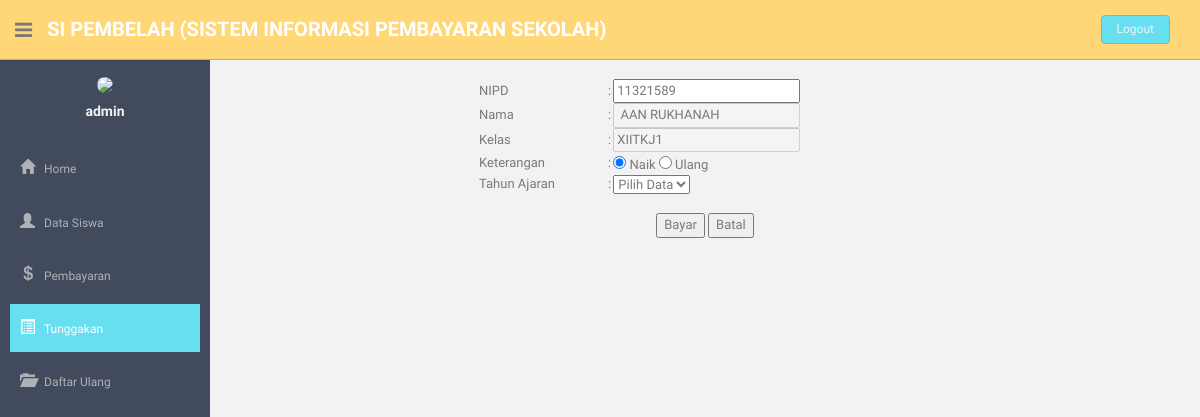
/admin/daftarulang.php?kode=11321589 (signed in), run on the app's committed database.
### tables this page shows
CREATE TABLE `peserta_didik_kelas` (
  `NIPD` char(8) NOT NULL,
  `rombel_id` char(7) NOT NULL,
  `tahun_ajaran_id` char(4) NOT NULL
);

CREATE TABLE `peserta_didik` (
  `NIPD` char(8) NOT NULL,
  `NISN` char(10) NOT NULL,
  `pd_nama` varchar(35) NOT NULL,
  `pd_jenis_kelamin` enum('L','P') NOT NULL,
  `pd_tempat_lahir` varchar(35) NOT NULL,
  `pd_tanggal_lahir` date NOT NULL,
  `pd_agama` enum('Islam','Kristen','Hindu','Budha','Lainnya') NOT NULL,
  `pd_hp` char(15) NOT NULL,
  `pd_email` varchar(35) NOT NULL,
  `pd_telepon` char(10) NOT NULL,
  `pd_domisili` enum('0','1') NOT NULL,
  `status_keaktifan` enum('0','1') NOT NULL,
  `user_id` char(10) NOT NULL
);

### admin/daftarulang.php (the view, shortened to what this page needs)
<?php
  $user = $_SESSION['username'];
?>
<!DOCTYPE html>
<html lang="en">
  <head>
    <link href="aset/css/bootstrap.css" rel="stylesheet">
     <link href="aset/css/style.css" rel="stylesheet">
     <link href="aset/font-awesome/css/font-awesome.css" rel="stylesheet" />
  </head>
<body>
		<header class="header black-bg">
      <div class="sidebar-toggle-box">
          <div class="fa fa-bars tooltips" data-placement="right" data-original-title="Toggle Navigation"></div>
      </div>
    <a href="index.php" class="logo"><b>SI PEMBELAH (SISTEM INFORMASI PEMBAYARAN SEKOLAH)</b></a>
     <div class="top-menu">
      <ul class="nav pull-right top-menu">
            <li><a class="logout" href="login.php">Logout</a></li>
      </ul>
    </div>
     </header>
     <aside>
          <div id="sidebar"  class="nav-collapse ">
              <ul class="sidebar-menu" id="nav-accordion">
                  <p class="centered"><a href="profile.html"><img src="aset/img/rpl.png" class="img-circle" width="60"></a></p>
                  <h5 class="centered"><?php echo $user; ?></h5>
                  <li class="mt">
                      <a href="index.php">
                          <i class="glyphicon glyphicon-home"></i>
                          <span>Home</span>
                      </a>
                  </li>
                  <li class="sub-menu">
                      <a href="tampil_DataSiswa.php" >
                          <i class="glyphicon glyphicon-user"></i>
                          <span>Data Siswa</span>
                      </a>
                  </li>
                  <li class="sub-menu">
                      <a href="javascript:;" >
                          <i class="glyphicon glyphicon-usd"></i>
                          <span>Pembayaran</span>
                      </a>
                  </li>
                  <li class="sub-menu">
                      <a class="active" href="javascript:;" >
                          <i class="glyphicon glyphicon-list-alt"></i>
                          <span>Tunggakan</span>
                      </a>
                  </li>
                  <li class="sub-menu">
                      <a class="sub-menu" href="tampil_DaftarUlang.php" >
                          <i class="glyphicon glyphicon-folder-open"></i>
                          <span>Daftar Ulang</span>
                      </a>
                  </li>
              </ul>
          </div>
      </aside>
      <section id="main-content">
                  <section class="wrapper">
    <?php
        $NIPD = $_GET['kode'];
        $query = mysql_query ("select * from peserta_didik, peserta_didik_kelas where peserta_didik.NIPD=peserta_didik_kelas.NIPD AND peserta_didik.NIPD = '$NIPD'");
        $array = mysql_fetch_array($query);
      ?>
      <form action="proses_DaftarUlang1.php" method="POST">
              <table align="center" width="452"  border="0" align="center" cellpadding="5"  cellspacing="0">
                  <tr>
                      <td>NIPD</td>
                      <td>:</td>
                      <td><input type="text" name="NIPD" value="<?php echo $array ['NIPD']; ?>" readonly></td>
                  </tr>
                  <tr>
                      <td>Nama</td>
                      <td>:</td>
                      <td><input type="text" name="nama" value="<?php echo   $array['pd_nama']; ?>" disabled></td>
                  </tr>
                  <tr>
                      <td>Kelas</td>
                      <td>:</td>
                      <td><input type="text" name="kelas" value="<?php echo   $array['rombel_id']; ?>" disabled></td>
                  </tr>
                  <tr>
                      <td>Keterangan</td>
                      <td>:</td>
                      <td><input  name="keterangan" type="radio" value="Naik" checked> Naik
                          <input  name="keterangan" type="radio" value="Ulang"> Ulang  </td>
                  </tr>
                  <tr>
                      <td>Tahun Ajaran</td>
                      <td>:</td>
                      <td>
                          <select name="tahun_ajaran_id">
                              <option disabled="true" selected="">Pilih Data</option>
                          </select>
                      </td>
                  </tr>
                  <tr>
                      <td>&nbsp;</td>
                  </tr>
                  <tr>
                      <td colspan="3" align="center"><input type="submit" name="submit" value="Bayar">
                          <input type="button" name="batal" onclick="javascript:history.back()" value="Batal"></td>
                  </tr>
              </table>
      </form>
</section>
</section>
  </body>
</html>

### admin/aset/css/style.css (style rules this page uses)
body { color: #797979; background: #f2f2f2; font-family: 'Ruda', sans-serif; padding: 0px !important; margin: 0px !important; font-size:13px; }
ul li { list-style: none; }
a, a:hover, a:focus { text-decoration: none; outline: none; }
.centered { text-align: center; }
.mt { margin-top: 25px; }
ul.top-menu > li > .logout { color: #f2f2f2; font-size: 12px; border-radius: 4px; -webkit-border-radius: 4px; border: 1px solid #64c3c2 !important; padding: 5px 15px; margin-right: 15px; background: #68dff0; margin-top: 15px; }
#sidebar { width: 210px; height: 100%; position: fixed; background: #424a5d; }
#sidebar h5 { color: #f2f2f2; font-weight: 700; }
#sidebar ul li { position: relative; }
ul.sidebar-menu , ul.sidebar-menu li ul.sub { margin: -2px 0 0; padding: 0; }
ul.sidebar-menu { margin-top: 75px; }
ul.sidebar-menu li { margin-bottom: 5px; margin-left:10px; margin-right:10px; }
ul.sidebar-menu li.sub-menu { line-height: 15px; }
ul.sidebar-menu li a span { display: inline-block; }
ul.sidebar-menu li a { color: #aeb2b7; text-decoration: none; display: block; padding: 15px 0 15px 10px; font-size: 12px; outline: none; -webkit-transition: all 0.3s ease; -moz-transition: all 0.3s ease; -o-transition: all 0.3s ease; -ms-transition: all 0.3s ease; transition: all 0.3s ease; }
ul.sidebar-menu li a.active, ul.sidebar-menu li a:hover, ul.sidebar-menu li a:focus { background: #68dff0; color: #fff; display: block; -webkit-transition: all 0.3s ease; -moz-transition: all 0.3s ease; -o-transition: all 0.3s ease; -ms-transition: all 0.3s ease; transition: all 0.3s ease; }
ul.sidebar-menu li a i { font-size: 15px; padding-right: 6px; }
ul.sidebar-menu li a.active i { color: #fff; }
#main-content { margin-left: 210px; }
.header, .footer { min-height: 60px; padding: 0 15px; }
.header { position: fixed; left: 0; right: 0; z-index: 1002; }
.black-bg { background: #ffd777; border-bottom: 1px solid #c9aa5f; }
.wrapper { display: inline-block; margin-top: 60px; padding-left: 15px; padding-right: 15px; padding-bottom: 15px; padding-top: 0px; width: 100%; }
a.logo { font-size: 20px; color: #ffffff; float: left; margin-top: 15px; text-transform: uppercase; }
a.logo b { font-weight: 900; }
#top_menu .nav > li, ul.top-menu > li { float: left; }
ul.top-menu > li > a { color: #666666; font-size: 16px; border-radius: 4px; -webkit-border-radius: 4px; border:1px solid #666666 !important; padding: 2px 6px; margin-right: 15px; }
.sidebar-toggle-box { float: left; padding-right: 15px; margin-top: 20px; }
.sidebar-toggle-box .fa-bars { cursor: pointer; display: inline-block; font-size: 20px; }

### data on the page
peserta_didik_kelas: NIPD "11321589", nama "AAN RUKHANAH", kelas "XIITKJ1"

### other printed values
$user "admin"
